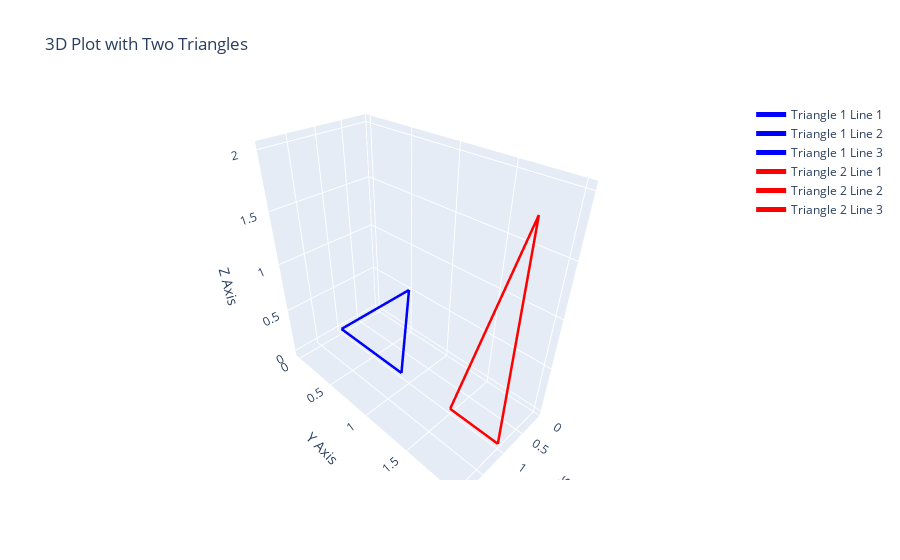

Notebook source saved alongside this figure:
### Markdown cell above
# Test case 4 (Coplanar triangles)

### Code cell
triangle1 = [[1, 0.9, 0], [1, 0, 0], [1, 1, 1]]
triangle2 = [[1, 2, 0], [1, 1.5, 0], [1, 2, 2]]

# Create the 3D line plot for the triangles
fig = go.Figure()

plot_triangle(fig, triangle1, 'blue', 1)
plot_triangle(fig, triangle2, 'red', 2)

# Update layout for better visualization
fig.update_layout(scene=dict(
                    xaxis_title='X Axis',
                    yaxis_title='Y Axis',
                    zaxis_title='Z Axis'),
                  title='3D Plot with Two Triangles')
# Show the plot
fig.show()

### Figure 1 — Plotly figure (JSON) as saved in the notebook; plotly's stock layout.template omitted (floating-point values rounded to 4 significant figures)
{"data": [{"line": {"color": "blue", "width": 5}, "mode": "lines", "name": "Triangle 1 Line 1", "type": "scatter3d", "x": [1, 1], "y": [0.9, 0], "z": [0, 0]}, {"line": {"color": "blue", "width": 5}, "mode": "lines", "name": "Triangle 1 Line 2", "type": "scatter3d", "x": [1, 1], "y": [0, 1], "z": [0, 1]}, {"line": {"color": "blue", "width": 5}, "mode": "lines", "name": "Triangle 1 Line 3", "type": "scatter3d", "x": [1, 1], "y": [1, 0.9], "z": [1, 0]}, {"line": {"color": "red", "width": 5}, "mode": "lines", "name": "Triangle 2 Line 1", "type": "scatter3d", "x": [1, 1], "y": [2, 1.5], "z": [0, 0]}, {"line": {"color": "red", "width": 5}, "mode": "lines", "name": "Triangle 2 Line 2", "type": "scatter3d", "x": [1, 1], "y": [1.5, 2], "z": [0, 2]}, {"line": {"color": "red", "width": 5}, "mode": "lines", "name": "Triangle 2 Line 3", "type": "scatter3d", "x": [1, 1], "y": [2, 2], "z": [2, 0]}], "layout": {"scene": {"xaxis": {"title": {"text": "X Axis"}}, "yaxis": {"title": {"text": "Y Axis"}}, "zaxis": {"title": {"text": "Z Axis"}}}, "title": {"text": "3D Plot with Two Triangles"}}}
